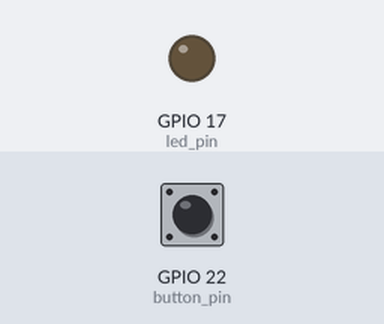
Simulated run of this program. Board: Raspberry Pi (BCM pin numbers). On the bench: output pins drawn as LEDs (lit = HIGH). The inputs (shaded band) are chosen by the test bench; at power-on: GPIO 22 (button_pin) LOW.

Above: at 1.2 s.
1.3 s: GPIO 22 (button_pin) pulled HIGH for 0.15 s
At 2.5 s:
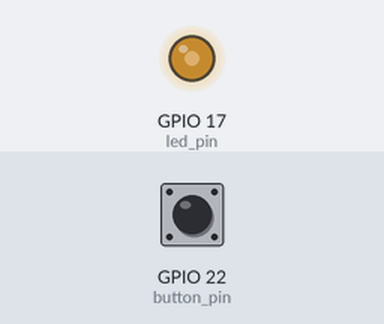
2.9 s: GPIO 22 (button_pin) pulled HIGH for 1 s
At 3.9 s:
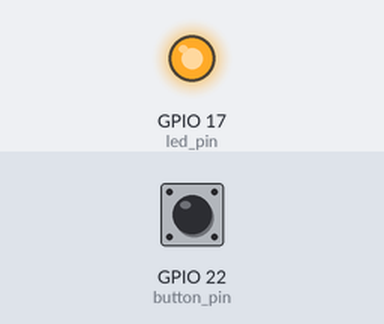
Timing chart, 0 to 5.9 s (numbered marks = the images above; inputs shaded):
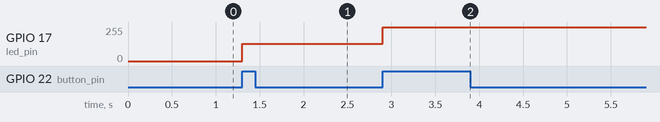

Measured:
- after the input at 1.3 s, GPIO 17 (led_pin): 0/255 → 128/255 at once
- after the input at 2.9 s, GPIO 17 (led_pin): 128/255 → 255/255 at once

The program:

3_06.py
```python
import RPi.GPIO as GPIO

led_pin=17
button_pin=22

count=0
switch=0
light=0
def buttonpress(channel):
    global count
    global switch
    global light
    switch=1
    count=count+1
    if count==3:
        count=0
    if count==0:
        light=0
    elif count==1:
        light=50
    elif count==2:
        light=100

GPIO.setmode(GPIO.BCM)
GPIO.setup(led_pin,GPIO.OUT)

GPIO.setup(button_pin,GPIO.IN)
pwm=GPIO.PWM(led_pin,1000)
pwm.start(0)
GPIO.add_event_detect(button_pin,GPIO.RISING)
GPIO.add_event_callback(button_pin,buttonpress)

try:
    while 1:
        if switch==1:
            switch=0
            pwm.ChangeDutyCycle(light)
except KeyboardInterrupt:
    pass

pwm.stop()
GPIO.cleanup()
```
